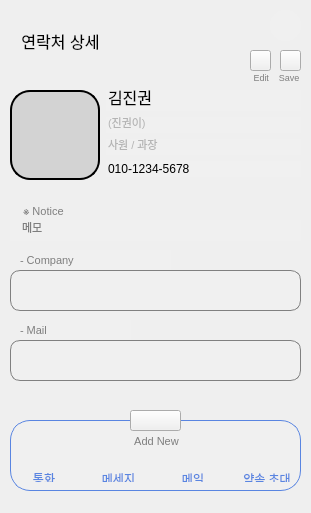
<?xml version="1.0" encoding="UTF-8"?>
<ui version="4.0">
 <class>DetailPageWidget</class>
 <widget class="QWidget" name="DetailPageWidget">
  <property name="geometry">
   <rect>
    <x>0</x>
    <y>0</y>
    <width>311</width>
    <height>513</height>
   </rect>
  </property>
  <property name="sizePolicy">
   <sizepolicy hsizetype="Fixed" vsizetype="Fixed">
    <horstretch>0</horstretch>
    <verstretch>0</verstretch>
   </sizepolicy>
  </property>
  <property name="minimumSize">
   <size>
    <width>311</width>
    <height>513</height>
   </size>
  </property>
  <property name="maximumSize">
   <size>
    <width>311</width>
    <height>513</height>
   </size>
  </property>
  <property name="windowTitle">
   <string>VEDA_AddressBook</string>
  </property>
  <property name="autoFillBackground">
   <bool>false</bool>
  </property>
  <widget class="QLabel" name="detailpageImage">
   <property name="geometry">
    <rect>
     <x>10</x>
     <y>90</y>
     <width>90</width>
     <height>90</height>
    </rect>
   </property>
   <property name="styleSheet">
    <string notr="true">border: 1.5px solid black;
image: url(:/detailpageImage/detailpageImage/person_100dp_000000.png);
border-radius: 20px;
background-color: lightgray;
</string>
   </property>
   <property name="text">
    <string/>
   </property>
  </widget>
  <widget class="QLabel" name="detailpageTitle">
   <property name="geometry">
    <rect>
     <x>10</x>
     <y>20</y>
     <width>101</width>
     <height>41</height>
    </rect>
   </property>
   <property name="styleSheet">
    <string notr="true">color: rgb(0, 0, 0);
font: 12pt;</string>
   </property>
   <property name="text">
    <string>연락처 상세</string>
   </property>
   <property name="alignment">
    <set>Qt::AlignmentFlag::AlignCenter</set>
   </property>
  </widget>
  <widget class="QWidget" name="horizontalLayoutWidget">
   <property name="geometry">
    <rect>
     <x>10</x>
     <y>420</y>
     <width>291</width>
     <height>72</height>
    </rect>
   </property>
   <layout class="QHBoxLayout" name="IconLayout">
    <item>
     <widget class="QLabel" name="detailpageCall">
      <property name="styleSheet">
       <string notr="true">color: rgb(89, 133, 225);
image: url(:/detailpageImage/detailpageImage/call_33dp_5985E1.png);
font: 700 7pt;
padding-bottom: 10px;</string>
      </property>
      <property name="text">
       <string>



통화</string>
      </property>
      <property name="alignment">
       <set>Qt::AlignmentFlag::AlignCenter</set>
      </property>
     </widget>
    </item>
    <item>
     <widget class="QLabel" name="detailpageMessage">
      <property name="styleSheet">
       <string notr="true">color: rgb(89, 133, 225);
image: url(:/detailpageImage/detailpageImage/sms_33dp_5985E1.png);
font: 700 7pt;
padding-bottom: 10px;</string>
      </property>
      <property name="text">
       <string>



메세지</string>
      </property>
      <property name="alignment">
       <set>Qt::AlignmentFlag::AlignCenter</set>
      </property>
     </widget>
    </item>
    <item>
     <widget class="QLabel" name="detailpagemailImage">
      <property name="styleSheet">
       <string notr="true">color: rgb(89, 133, 225);
font: 700 7pt;
image: url(:/detailpageImage/detailpageImage/mail_33dp_5985E1.png);
padding-bottom: 10px;</string>
      </property>
      <property name="text">
       <string>



메일</string>
      </property>
      <property name="alignment">
       <set>Qt::AlignmentFlag::AlignCenter</set>
      </property>
     </widget>
    </item>
    <item>
     <widget class="QLabel" name="detailpageInvite">
      <property name="styleSheet">
       <string notr="true">color: rgb(89, 133, 225);
font: 700 7pt;
image: url(:/detailpageImage/detailpageImage/event_33dp_5985E1.png);
padding-bottom: 10px;</string>
      </property>
      <property name="text">
       <string>



약속 초대</string>
      </property>
      <property name="alignment">
       <set>Qt::AlignmentFlag::AlignCenter</set>
      </property>
     </widget>
    </item>
   </layout>
  </widget>
  <widget class="QLabel" name="detailpageNoticeText">
   <property name="geometry">
    <rect>
     <x>10</x>
     <y>200</y>
     <width>291</width>
     <height>20</height>
    </rect>
   </property>
   <property name="styleSheet">
    <string notr="true">color: rgb(126, 126, 126);
font: 8pt;
padding-left: 10px;</string>
   </property>
   <property name="text">
    <string>※ Notice</string>
   </property>
  </widget>
  <widget class="QPushButton" name="detailpagesaveButton">
   <property name="geometry">
    <rect>
     <x>280</x>
     <y>50</y>
     <width>21</width>
     <height>21</height>
    </rect>
   </property>
   <property name="styleSheet">
    <string notr="true">image: url(:/detailpageImage/detailpageImage/box_20dp_999999.png);
background-color: rgb(240, 240, 240);</string>
   </property>
   <property name="text">
    <string/>
   </property>
  </widget>
  <widget class="QPushButton" name="detailpageeditButton">
   <property name="geometry">
    <rect>
     <x>250</x>
     <y>50</y>
     <width>21</width>
     <height>21</height>
    </rect>
   </property>
   <property name="styleSheet">
    <string notr="true">image: url(:/detailpageImage/detailpageImage/edit_20dp_999999.png);
background-color: rgb(240, 240, 240);</string>
   </property>
   <property name="text">
    <string/>
   </property>
  </widget>
  <widget class="QLineEdit" name="detailpageNotice">
   <property name="geometry">
    <rect>
     <x>10</x>
     <y>220</y>
     <width>291</width>
     <height>21</height>
    </rect>
   </property>
   <property name="styleSheet">
    <string notr="true">background-color: rgb(240, 240, 240);
color: rgb(126, 126, 126);
font: 8pt;
border: 0px;
padding-left: 10px;</string>
   </property>
   <property name="text">
    <string>메모</string>
   </property>
  </widget>
  <widget class="QLineEdit" name="detailpageCompany">
   <property name="enabled">
    <bool>true</bool>
   </property>
   <property name="geometry">
    <rect>
     <x>10</x>
     <y>270</y>
     <width>291</width>
     <height>41</height>
    </rect>
   </property>
   <property name="styleSheet">
    <string notr="true">background-color: rgb(240, 240, 240);
color: rgb(0,0,0);
border: 0.5px solid gray;
border-radius: 10px;
padding-left: 10px;</string>
   </property>
   <property name="text">
    <string/>
   </property>
  </widget>
  <widget class="QPushButton" name="detailpageexitButton">
   <property name="geometry">
    <rect>
     <x>270</x>
     <y>10</y>
     <width>31</width>
     <height>31</height>
    </rect>
   </property>
   <property name="styleSheet">
    <string notr="true">background-color: rgb(240, 240, 240);
image: url(:/detailpageImage/detailpageImage/close_35dp_666666.png);
border: 0px solid black;
border-radius: 15px;
color: rgb(0, 0, 0);</string>
   </property>
   <property name="text">
    <string/>
   </property>
  </widget>
  <widget class="QLabel" name="label">
   <property name="geometry">
    <rect>
     <x>90</x>
     <y>70</y>
     <width>21</width>
     <height>21</height>
    </rect>
   </property>
   <property name="text">
    <string/>
   </property>
  </widget>
  <widget class="QLabel" name="detailpageNoticecompanyText">
   <property name="geometry">
    <rect>
     <x>20</x>
     <y>250</y>
     <width>151</width>
     <height>20</height>
    </rect>
   </property>
   <property name="styleSheet">
    <string notr="true">color: rgb(126, 126, 126);
background-color: rgb(240, 240, 240);
font: 8pt;
padding-left: 0px;</string>
   </property>
   <property name="text">
    <string>- Company</string>
   </property>
   <property name="alignment">
    <set>Qt::AlignmentFlag::AlignLeading|Qt::AlignmentFlag::AlignLeft|Qt::AlignmentFlag::AlignVCenter</set>
   </property>
  </widget>
  <widget class="QLineEdit" name="detailpageMail">
   <property name="enabled">
    <bool>true</bool>
   </property>
   <property name="geometry">
    <rect>
     <x>10</x>
     <y>340</y>
     <width>291</width>
     <height>41</height>
    </rect>
   </property>
   <property name="styleSheet">
    <string notr="true">background-color: rgb(240, 240, 240);
color: rgb(0,0,0);
border: 0.5px solid gray;
border-radius: 10px;
padding-left: 10px;</string>
   </property>
   <property name="text">
    <string/>
   </property>
  </widget>
  <widget class="QLabel" name="detailpageMailtext">
   <property name="geometry">
    <rect>
     <x>20</x>
     <y>320</y>
     <width>111</width>
     <height>20</height>
    </rect>
   </property>
   <property name="styleSheet">
    <string notr="true">color: rgb(126, 126, 126);
background-color: rgb(240, 240, 240);
font: 8pt;
padding-left: 0px;</string>
   </property>
   <property name="text">
    <string>- Mail</string>
   </property>
   <property name="alignment">
    <set>Qt::AlignmentFlag::AlignLeading|Qt::AlignmentFlag::AlignLeft|Qt::AlignmentFlag::AlignVCenter</set>
   </property>
  </widget>
  <widget class="QLabel" name="detailpageiconOutline">
   <property name="geometry">
    <rect>
     <x>10</x>
     <y>420</y>
     <width>291</width>
     <height>71</height>
    </rect>
   </property>
   <property name="styleSheet">
    <string notr="true">background-color: rgb(240, 240, 240);
border: 1px solid rgb(89, 133, 225);
border-radius: 20px;
padding-left: 10px;</string>
   </property>
   <property name="text">
    <string/>
   </property>
  </widget>
  <widget class="QLabel" name="detailpageLabel">
   <property name="geometry">
    <rect>
     <x>240</x>
     <y>70</y>
     <width>71</width>
     <height>16</height>
    </rect>
   </property>
   <property name="styleSheet">
    <string notr="true">color: rgb(126, 126, 126);
font: 7pt;
padding-left: 2px;</string>
   </property>
   <property name="text">
    <string>Edit    Save</string>
   </property>
   <property name="alignment">
    <set>Qt::AlignmentFlag::AlignHCenter|Qt::AlignmentFlag::AlignTop</set>
   </property>
  </widget>
  <widget class="QPushButton" name="detailpageaddnewButton">
   <property name="geometry">
    <rect>
     <x>130</x>
     <y>410</y>
     <width>51</width>
     <height>21</height>
    </rect>
   </property>
   <property name="styleSheet">
    <string notr="true">image: url(:/detailpageImage/detailpageImage/person_add_30dp_000000.png);
background-color: rgb(240, 240, 240);</string>
   </property>
   <property name="text">
    <string/>
   </property>
  </widget>
  <widget class="QLabel" name="detailpageaddnewLabel">
   <property name="geometry">
    <rect>
     <x>120</x>
     <y>430</y>
     <width>71</width>
     <height>21</height>
    </rect>
   </property>
   <property name="styleSheet">
    <string notr="true">color: rgb(126, 126, 126);
font: 8pt;
padding-left: 2px;</string>
   </property>
   <property name="text">
    <string>Add New</string>
   </property>
   <property name="alignment">
    <set>Qt::AlignmentFlag::AlignBottom|Qt::AlignmentFlag::AlignHCenter</set>
   </property>
  </widget>
  <widget class="QWidget" name="formLayoutWidget">
   <property name="geometry">
    <rect>
     <x>100</x>
     <y>90</y>
     <width>201</width>
     <height>121</height>
    </rect>
   </property>
   <layout class="QFormLayout" name="infoFormLayout">
    <item row="0" column="1">
     <layout class="QVBoxLayout" name="infoVLayout">
      <item>
       <widget class="QLineEdit" name="detailpageName">
        <property name="styleSheet">
         <string notr="true">background-color: rgb(240, 240, 240);
color: rgb(0, 0, 0);
font: 12pt;
border: 0px;</string>
        </property>
        <property name="text">
         <string>김진권</string>
        </property>
       </widget>
      </item>
      <item>
       <widget class="QLineEdit" name="detailpageNickname">
        <property name="styleSheet">
         <string notr="true">background-color: rgb(240, 240, 240);
font: 8pt;
color: rgb(180, 180, 180);
border: 0px;</string>
        </property>
        <property name="text">
         <string>(진권이)</string>
        </property>
       </widget>
      </item>
      <item>
       <widget class="QLineEdit" name="detailpagePosition">
        <property name="styleSheet">
         <string notr="true">background-color: rgb(240, 240, 240);
font: 8pt;
color: rgb(180, 180, 180);
border: 0px;</string>
        </property>
        <property name="text">
         <string>사원 / 과장</string>
        </property>
       </widget>
      </item>
      <item>
       <widget class="QLineEdit" name="detailpagePhone">
        <property name="styleSheet">
         <string notr="true">background-color: rgb(240, 240, 240);
font: 9pt;
color: rgb(0, 0, 0);
border: 0px;</string>
        </property>
        <property name="text">
         <string>010-1234-5678</string>
        </property>
       </widget>
      </item>
     </layout>
    </item>
   </layout>
  </widget>
  <zorder>detailpageLabel</zorder>
  <zorder>detailpageiconOutline</zorder>
  <zorder>detailpageImage</zorder>
  <zorder>detailpageTitle</zorder>
  <zorder>horizontalLayoutWidget</zorder>
  <zorder>detailpageNoticeText</zorder>
  <zorder>detailpagesaveButton</zorder>
  <zorder>detailpageeditButton</zorder>
  <zorder>detailpageNotice</zorder>
  <zorder>detailpageexitButton</zorder>
  <zorder>label</zorder>
  <zorder>detailpageCompany</zorder>
  <zorder>detailpageNoticecompanyText</zorder>
  <zorder>detailpageMail</zorder>
  <zorder>detailpageMailtext</zorder>
  <zorder>detailpageaddnewButton</zorder>
  <zorder>detailpageaddnewLabel</zorder>
  <zorder>formLayoutWidget</zorder>
 </widget>
 <tabstops>
  <tabstop>detailpageName</tabstop>
  <tabstop>detailpageNickname</tabstop>
  <tabstop>detailpagePosition</tabstop>
  <tabstop>detailpagePhone</tabstop>
  <tabstop>detailpageNotice</tabstop>
  <tabstop>detailpageCompany</tabstop>
  <tabstop>detailpageMail</tabstop>
  <tabstop>detailpageaddnewButton</tabstop>
  <tabstop>detailpageeditButton</tabstop>
  <tabstop>detailpagesaveButton</tabstop>
  <tabstop>detailpageexitButton</tabstop>
 </tabstops>
 <resources/>
 <connections/>
</ui>
